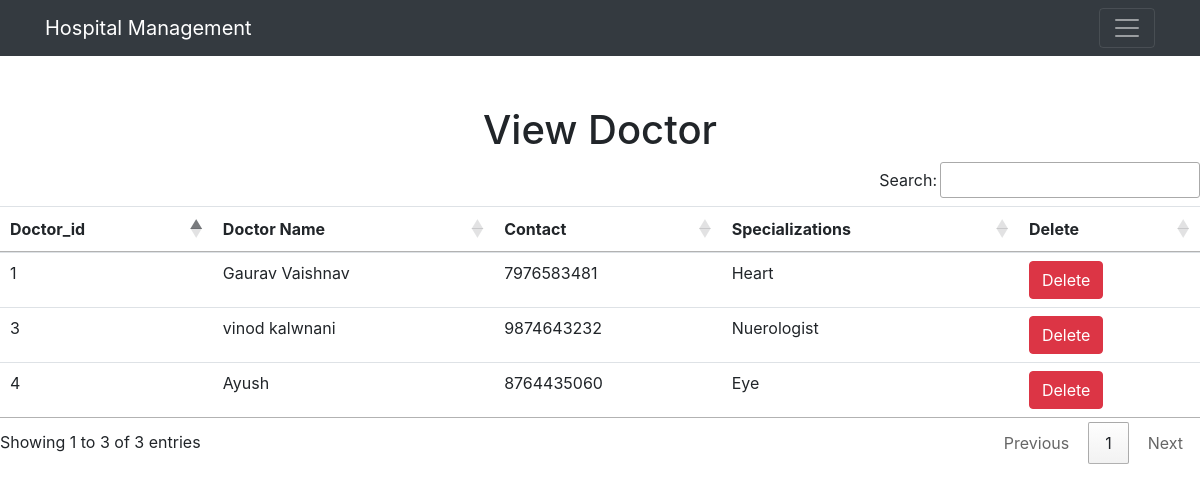
Page /view_doctor/ (signed in) on the earlier database version.
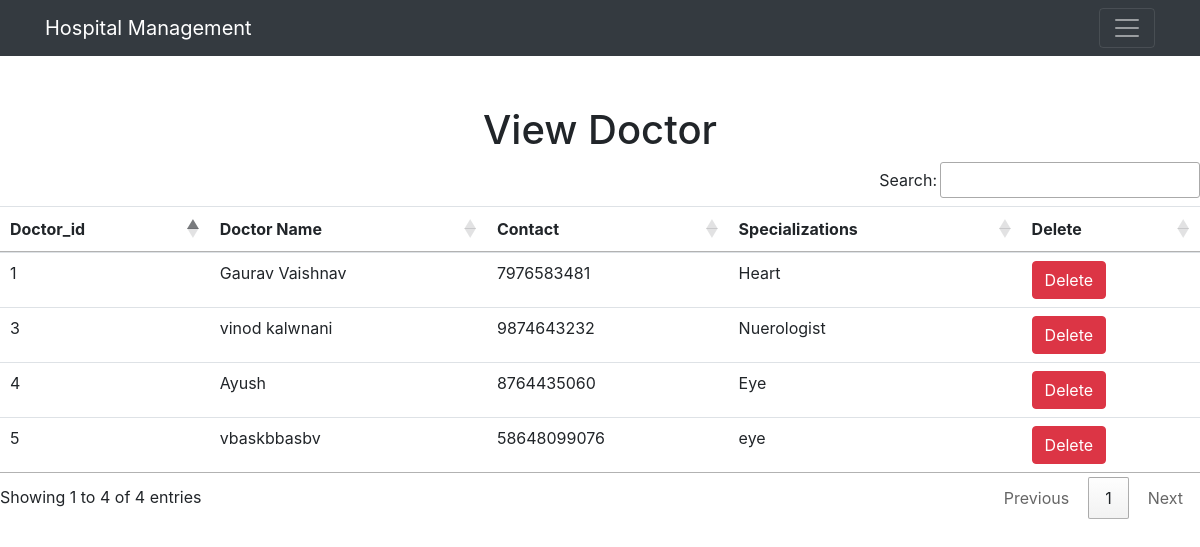
Same page on the later database version.
### hospit/models.py (models this page shows, shortened)
class Doctor(models.Model):
    name=models.CharField(max_length=50)
    mobile=models.IntegerField()
    special=models.CharField(max_length=50)

### hospit/views.py (the view)
# urls.py: path('view_doctor/', View_Doctor,name='view_doctor'),
def View_Doctor(request):
    if not request.user.is_staff:
        return redirect('login')
    doc = Doctor.objects.all()
    d = {'doc':doc}
    return render(request,'view_doctor.html',d)

### hospit/templates/view_doctor.html (shortened to what this page needs)
{%extends 'navigationbar.html' %}
{% load static %}
{% block body %}
<!DOCTYPE html>
<html lang="en">
<head>
</head>
<body>
<div class="container" style="margin-top: 50px;">
<h1 class="text-center">View Doctor</h1>
</div>
<table class="table table-hover" id="example">
    <thead>
        <tr>
            <th>Doctor_id</th>
            <th>Doctor Name</th>
            <th>Contact</th>
            <th>Specializations</th>
            <th>Delete</th>
        </tr>
    </thead>
    <tbody>
        {% for i in doc %}
        <tr>
            <td>{{i.id}}</td>
            <td>{{i.name}}</td>
            <td>{{i.mobile}}</td>
            <td>{{i.special}}</td>
            <td><a class="btn btn-danger" href="{% url 'delete_doctor' i.id %}" onclick="return confirm('Are you really want to delete?')">Delete</a></td>
        </tr>
        {% endfor %}
    </tbody>
</table>
</body>
</html>
{% endblock %}

### hospit/templates/navigationbar.html (shortened to what this page needs)
<!DOCTYPE html>
<html lang="en">
<head>
    {% load static %}
    <link rel="stylesheet" href="https://maxcdn.bootstrapcdn.com/bootstrap/4.5.0/css/bootstrap.min.css">
    <link rel='stylesheet' type="text/css" href="{% static 'css/style.css' %}">
<link rel="stylesheet" href="https://cdn.datatables.net/1.10.21/css/jquery.dataTables.min.css">
<link rel="stylesheet" href="https://cdn.datatables.net/buttons/1.6.2/css/buttons.dataTables.min.css">
</head>
<body>
    <nav class='navbar nsvbsr-expand-sm bg-dark navbar-dark'>
        <div class="container">
            <a class="navbar-brand" id="navbrand" href="#">Hospital Management</a>
    <button class="navbar-toggler" type="button" data-toggle="collapse" data-target="#myMenu">
    <span class='navbar-toggler-icon'></span>
    </button>
    </div>
    </nav>
    {% block body %}
    {% endblock %}
</body>
</html>

### hospit/static/css/style.css (style rules this page uses)
h1 { text-align: center; }

Differences in the rows shown:
added Doctor: id "5", name "vbaskbbasbv", mobile "58648099076", special "eye"
Other differences:
text written by a page script: "Search: Showing 1 to 3 of 3 entries Previous 1 Next" → "Search: Showing 1 to 4 of 4 entries Previous 1 Next"
